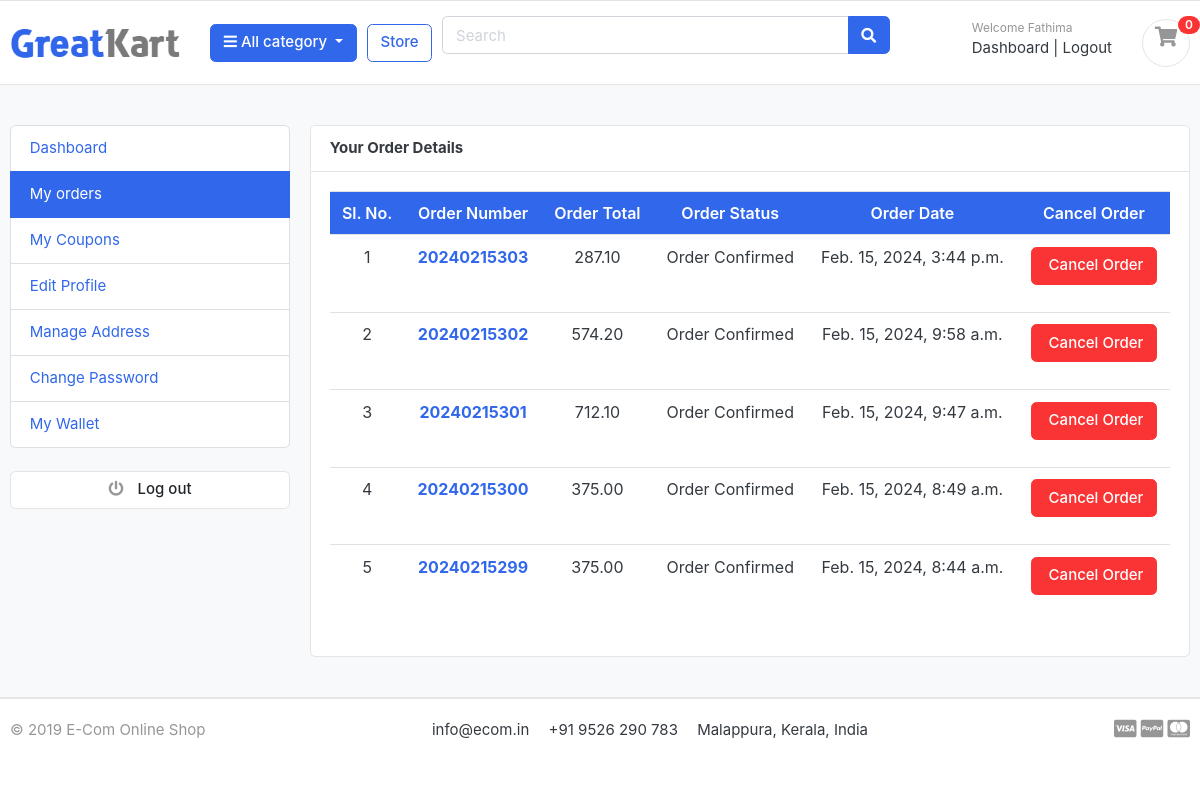
The page /accounts/my_orders/ (signed in) on the database its author committed.
### accounts/models.py (models this page shows, shortened)
class Account(AbstractBaseUser):
    first_name = models.CharField(max_length=50)
    last_name = models.CharField(max_length=50)
    username = models.CharField(max_length=50, unique=True)
    email = models.EmailField(max_length=100, unique=True)
    phone_number = models.CharField(max_length=12, unique=True, default='')
    wallet = models.FloatField(null=True, default=0.0)
    date_joined = models.DateTimeField(auto_now_add=True)
    last_login = models.DateTimeField(auto_now_add=True)
    is_admin = models.BooleanField(default=False)
    is_staff = models.BooleanField(default=False)
    is_active = models.BooleanField(default=True)
    is_superadmin = models.BooleanField(default=False)
    USERNAME_FIELD = 'email'
    REQUIRED_FIELDS = ['username', 'first_name', 'last_name']
    objects = MyAccountManager()
    class Meta:
        verbose_name = 'account'
        verbose_name_plural = 'accounts'

### orders/models.py (models this page shows, shortened)
class Order(models.Model):
    STATUS = (
        ('Pending', 'Pending'),
        ('Order Confirmed', 'Order Confirmed'),
        ('Return Requested', 'Return Requested'),
        ('Return Approved', 'Return Approved'),
        ('Return Rejected', 'Return Rejected'),
        ('Return Received', 'Return Received'),
        ('Cancelled', 'Cancelled'),
        ('Delivered', 'Delivered'),
    )
    user = models.ForeignKey(Account, on_delete=models.SET_NULL, null=True)
    address = models.ForeignKey(Address, on_delete=models.SET_NULL, null=True)
    payment = models.ForeignKey(Payment, on_delete=models.SET_NULL, null=True)
    order_number = models.CharField(max_length=30, unique=True)
    order_total = models.FloatField()
    tax = models.FloatField()
    status = models.CharField(max_length=20, choices=STATUS, default='Pending')
    ip = models.CharField(blank=True, max_length=20)
    is_ordered = models.BooleanField(default=False)
    is_cancelled = models.BooleanField(default=False)
    created_at = models.DateTimeField(auto_now_add=True)
    updated_at = models.DateTimeField(auto_now=True)
    coupon_discount = models.FloatField(default=0.0)

### accounts/views.py (the view)
# urls.py: path('my_orders/', views.my_orders, name='my_orders'),
@cache_control(no_cache=True, must_revalidate=True, no_store=True)
@login_required(login_url='login_user')
def my_orders(request):
    orders = Order.objects.filter(user=request.user, is_ordered=True).order_by('-created_at')
    context = {
        'orders' : orders
    }
    return render(request, 'accounts/my-orders.html', context)

### carts/context_processors.py (called while the page is built)
def counter(request):
    cart_count = 0
    if 'admin' in request.path:
        return {}
    else:
        try:
            cart = Cart.objects.filter(cart_id = _cart_id(request))
            if request.user.is_authenticated:
                cart_items = CartItem.objects.all().filter(user=request.user)
            else:
                cart_items = CartItem.objects.all().filter(cart=cart[:1])
            for cart_item in cart_items:
                cart_count += cart_item.quantity
        except Cart.DoesNotExist:
            cart_count = 0
    return dict(cart_count=cart_count)

### carts/views.py (called while the page is built)
def _cart_id(request):
    cart = request.session.session_key
    if not cart:
        cart = request.session.create()
    return cart

### category/context_processors.py (called while the page is built)
def menu_links(request):
    links = Category.objects.all()
    return dict(links=links)

### category/models.py (called while the page is built)
    def get_url(self):
        return reverse('products_by_category', args=[self.slug])

### templates/accounts/my-orders.html (shortened to what this page needs)
{% extends 'base.html' %}
{% load static %}
{% block content %}
<section class="section-conten padding-y bg">
    <div class="container">
        <div class="row">
            {% include 'includes/dashboard-sidebar.html' %}
            <main class="col-md-9">
                <article class="card">
                    <header class="card-header">
                        <strong class="d-inline-block mr-3">Your Order Details</strong>
                    </header>
                    <div class="card-body">
                        <div class="row">
                            <div class="col-md-12">
                                <table class="table table-hover">
                                    <thead>
                                    <tr>
                                        <th class="table-heading text-center font-weight-bold bg-primary text-white border-bottom mb-3" scope="col">Sl. No.</th>
                                        <th class="table-heading text-center font-weight-bold bg-primary text-white border-bottom mb-3" scope="col">Order Number</th>
                                        <th class="table-heading text-center font-weight-bold bg-primary text-white border-bottom mb-3" scope="col">Order Total</th>
                                        <th class="table-heading text-center font-weight-bold bg-primary text-white border-bottom mb-3" scope="col">Order Status</th>
                                        <th class="table-heading text-center font-weight-bold bg-primary text-white border-bottom mb-3" scope="col"> Order Date</th>
                                        <th class="table-heading text-center font-weight-bold bg-primary text-white border-bottom mb-3" scope="col">Cancel Order</th>
                                    </tr>
                                    </thead>
                                    <tbody>
                                    {% for order in orders %}
                                    <tr>
                                        <td class="text-center">{{ forloop.counter }}</td>
                                        <th class="text-center" scope="row"><a href="{% url 'order_detail' order.order_number %}">{{ order.order_number }}</a></th>
                                        <td class="text-center">{{ order.order_total | floatformat:2 }}</td>
                                        <td class="text-center">{{ order.status }}</td>
                                        <td class="text-center">{{ order.created_at }}</td>
                                        <td class="text-center">
                                            <form action="{% url 'user_cancel_order' order.id %}" method="POST">
                                                <button type="submit" class="btn btn-danger" onclick="return confirm('Are you sure you want to cancel this Order?')" {% if order.is_cancelled %}disabled{% endif %}>
                                                    {% if order.status == 'Order Confirmed' %}Cancel Order{% endif %}
                                                </button>
                                            </form>
                                        </td>
                                    </tr>
                                    {% endfor %}
                                    </tbody>
                                </table>
                            </div>
                        </div>
                    </div>
                </article>
            </main>
        </div>
    </div>
</section>
{% endblock %}

### templates/includes/navbar.html (shortened to what this page needs)
{% load static %}
<header class="section-header">
    <section class="header-main border-bottom">
        <div class="container">
            <div class="row align-items-center">
                <div class="col-lg-2 col-md-3 col-6">
                    <a href="{% url 'home' %}" class="brand-wrap">
                        <img class="logo" src="{% static './images/logo.png' %}">
                    </a>
                </div>
                <div class="col-lg col-sm col-md col-6 flex-grow-0">
                    <div class="category-wrap dropdown d-inline-block float-right">
                        <button type="button" class="btn btn-primary dropdown-toggle" data-toggle="dropdown">
                            <i class="fa fa-bars"></i> All category
                        </button>
                    </div>
                </div>
                <a href="{% url 'store' %}" class="btn btn-outline-primary">Store</a>
                <div class="col-lg  col-md-6 col-sm-12 col">
                    <form action="{% url 'search' %}" class="search" method="GET">
                        <div class="input-group w-100">
                            <input type="text" class="form-control" style="width:60%;" placeholder="Search" name="keyword">
                            <div class="input-group-append">
                                <button class="btn btn-primary" type="submit">
                                    <i class="fa fa-search"></i>
                                </button>
                            </div>
                        </div>
                    </form>
                </div>
                <div class="col-lg-3 col-sm-6 col-8 order-2 order-lg-3">
                    <div class="d-flex justify-content-end mb-3 mb-lg-0">
                        {% if user.id %}
                        <div class="widget-header">
                            <small class="title text-muted">Welcome {{ user.first_name }} </small>
                            <div>
                                <a href="{% url 'dashboard' %}">Dashboard</a> <span class="dark-transp"> | </span>
                                <a href="{% url 'logout_user' %}">Logout</a>
                            </div>
                        </div>
                        {% endif %}
                        <a href="{% url 'cart' %}" class="widget-header pl-3 ml-3">
                            <div class="icon icon-sm rounded-circle border"><i class="fa fa-shopping-cart pt-2"></i>
                            </div>
                            <span class="badge badge-pill badge-danger notify">{{ cart_count }}</span>
                        </a>
                    </div>
                </div>
            </div>
        </div>
    </section>
</header>

### static/css/ui.css (style rules this page uses)
html { font-family: "Inter", sans-serif; font-size: 15px; }
.icon-xs, .icon-sm, .icon-md, .icon-lg { display: inline-block; text-align: center; flex-shrink: 0; flex-grow: 0; }
.icon-sm { width: 48px; height: 48px; line-height: 48px !important; font-size: 20px; }
.padding-y { padding-top: 40px; padding-bottom: 40px; }
article:after, .form-group:after { display: block; clear: both; content: ""; }
.bg { background-color: #f8f9fa; }
.header-main { position: relative; padding-top: 1rem; padding-bottom: 1rem; }
.brand-wrap .logo, .navbar-brand .logo { margin-right: 7px; max-height: 42px; display: inline-block; }
.widget-header { display: inline-block; vertical-align: middle; position: relative; }
.widget-header a { color: #343a40; }
.widget-header i { color: #969696; }
.widget-header .title { display: block; }
.widget-header .notify { position: absolute; top: -3px; right: -10px; }
.notify { position: absolute; top: -4px; right: -10px; display: inline-block; padding: 0.25em 0.6em; font-size: 12px; line-height: 1; text-align: center; border-radius: 3rem; color: #fff; background-color: #fa3434; }

### rows shown on the page
Account: first_name "Fathima"
Order: order_number "20240215303", order_total "287.10", status "Order Confirmed", created_at "Feb. 15, 2024, 3:44 p.m.", shows "Cancel Order"
Order: order_number "20240215302", order_total "574.20", status "Order Confirmed", created_at "Feb. 15, 2024, 9:58 a.m.", shows "Cancel Order"
Order: order_number "20240215301", order_total "712.10", status "Order Confirmed", created_at "Feb. 15, 2024, 9:47 a.m.", shows "Cancel Order"
Order: order_number "20240215300", order_total "375.00", status "Order Confirmed", created_at "Feb. 15, 2024, 8:49 a.m.", shows "Cancel Order"
Order: order_number "20240215299", order_total "375.00", status "Order Confirmed", created_at "Feb. 15, 2024, 8:44 a.m.", shows "Cancel Order"

### other values the page prints
{{ cart_count }} "0"
